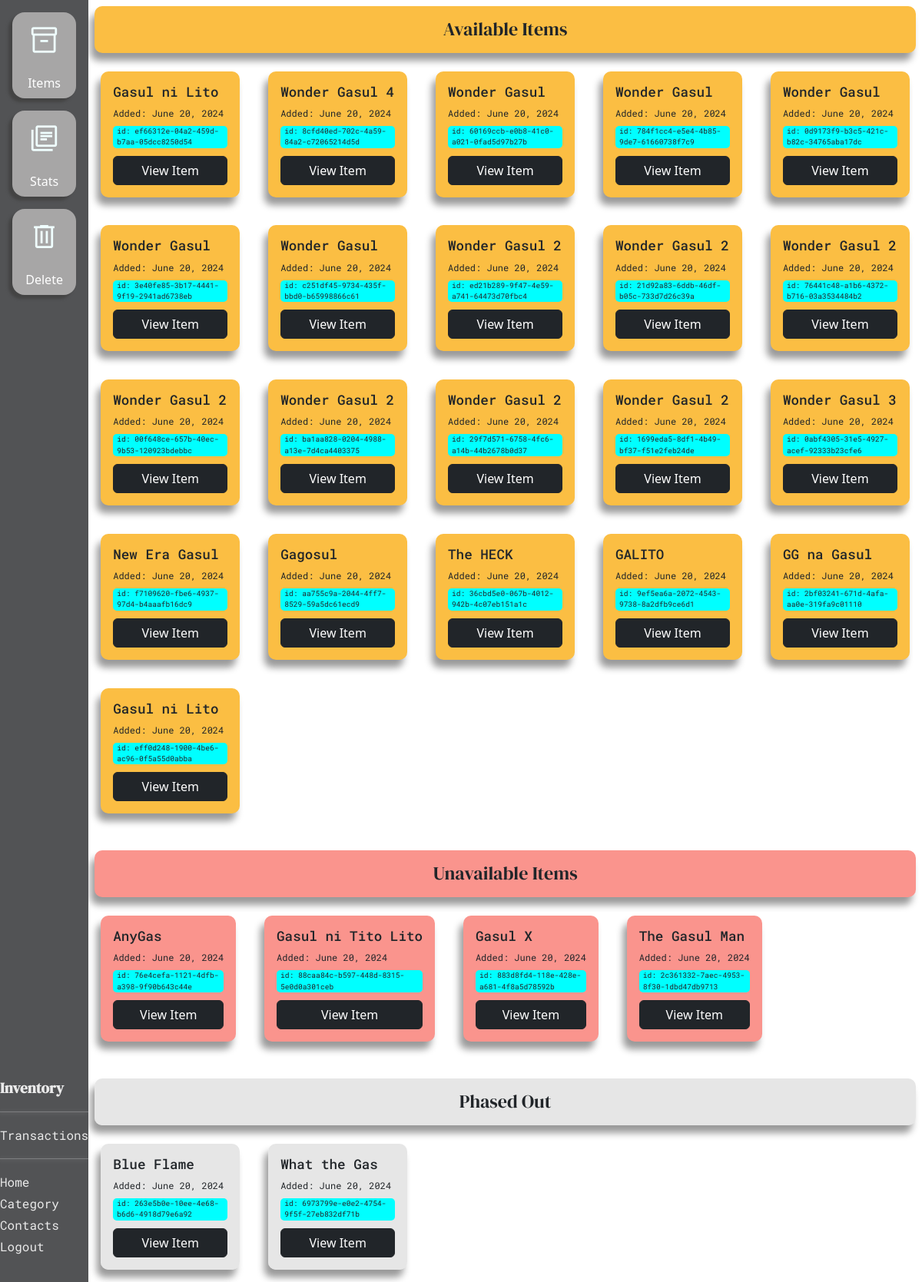
The app's page /inventory/dashboard, older data.
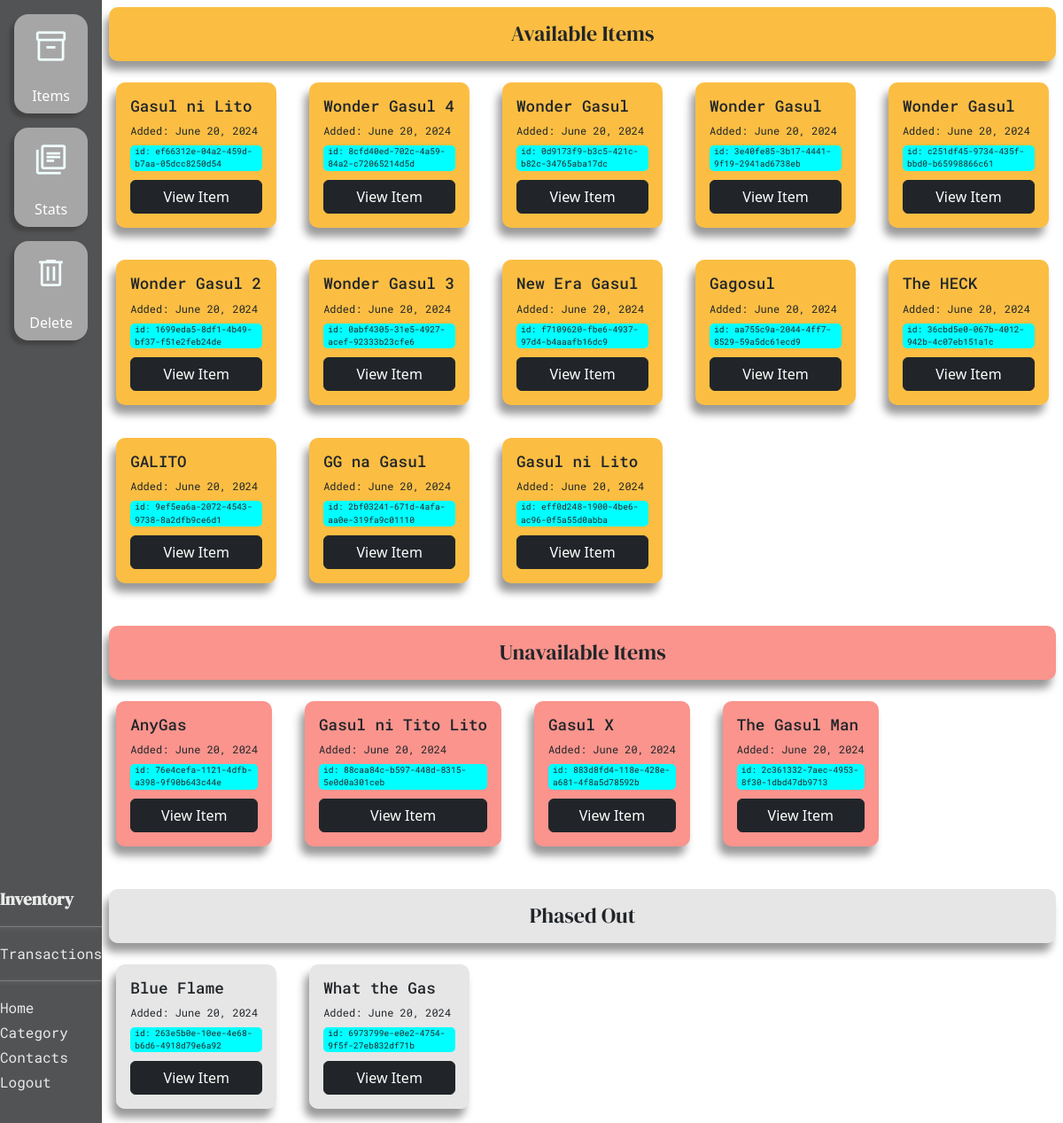
The same page, newer data.
### home/models.py (models this page shows, shortened)
class Stock(models.Model):
    id = models.UUIDField(primary_key=True, default=uuid.uuid4, editable=False)
    stock_name = models.CharField(max_length=255, default=random_string(["Gasul X","Wonder Gasul","Awesome Gasul","Gasul na Cool","Oh my Gas","Gas Gas Gas!"]))
    product = models.ForeignKey(Product, related_name="stocks", on_delete=models.SET_NULL, null=True)
    location = models.CharField(max_length=255)
    supplier = models.ForeignKey(Supplier, on_delete=models.SET_NULL, null=True)
    date_received = models.DateField(default=timezone.now, editable=True,help_text="YYYY-MM-DD")
    date_last_ordered = models.DateField(null=True, blank=True, help_text="YYYY-MM-DD")
    status = models.CharField(max_length=50, choices=[('available', 'Available'), ('not_available','Not Available'), ('phased_out', 'Phased Out')])
    expiry_date = models.DateField(null=True, blank=True, help_text="YYYY-MM-DD (Expiry defaults with product category expiry)")

### inventory/views.py (the view)
# urls.py: path('inventory/dashboard', ivw.inventory_dashboard, name='inventory-dashboard'),
def inventory_dashboard(request):
    var = {}
    var['inventory'] = Stock.objects.all()
    var['inventory_count'] = Stock.objects.count()
    itemCount_categorized = {}
    formID = request.GET.get('success', 'default')
    for cats in Category.objects.all():
        itemCount_categorized[cats.category] = 0
    for x in var['inventory']:
        str_x = str(x.product.category)
        itemCount_categorized[str_x] += 1
    var['item_count'] = dict(sorted(itemCount_categorized.items(), key=lambda item: item[1], reverse=True))
    return render(request, 'blocks/dashboard_components.html',var)

### home/models.py (called while the page is built)
    def __str__(self):
        return self.category

    def __str__(self):
        return self.product_name

    def __str__(self):
        return self.name

### inventory/templates/blocks/dashboard_components.html (shortened to what this page needs)
{% extends "inventory/inventory_dashboard_home.html"%}
{% block db_body %}
    <div class="dashboard_body">
        <div class="dashboard_sidebar">
            <ul>
                <li data-tab-target="tabs-stats">
                    <div id="sb-stats" class="icon_container">
                    <p><span class="material-symbols-outlined">inventory_2</span></p>
                    <label>Items</label>
                    </div>
                 </li>
                <li data-tab-target="tabs-item">
                    <div id="sb-items" class="icon_container">
                        <p><span class="material-symbols-outlined">
                            </span></p>
                        <label>Stats</label>
                    </div>
                </li>
                <li data-tab-target="tabs-item">
                    <a href="{% url 'remove-stock-items' %}" style="text-decoration: none; color: black;">
                        <div class="icon_container">
                            <p><span class="material-symbols-outlined">delete</span></p>
                            <label>Delete</label>
                        </div>
                    </a>
                </li>
            </ul>
            <div class="lower_tab_items">
                <p>Inventory</p>
                <hr style="color: white; box-shadow: -2px 1px 5px white;">
                <a href="{% url 'transactions-dashboard' %}">Transactions</a>
                <hr style="color: white; box-shadow: -2px 1px 5px white;">
                <a href="{% url 'mngr-home' %}">Home</a>
                <a href="{% url 'mngr-products' %}">Category</a>
                <a href="#">Contacts</a>
                <a href="#">Logout</a>
            </div>
        </div>
        <div class="dashboard_ui">
            <div id="tabs-stats" data-tab-content class="active">
                <div class="tabs_view_wrapper">
                    {% include "chunks/enumerate_inventory.html" %}
                </div>
            </div>
        </div>
    </div>
{% endblock %}

### inventory/templates/chunks/enumerate_inventory.html (shortened to what this page needs)
{% if inventory_count == 0 %}
    <div class="empty_body">
        <h1>There's nothing here!</h1>
        <lottie-player src="https://lottie.host/03724ec4-5a16-49a8-9ed0-49f806bf4f1f/dhPoiWl7UD.json" background="transparent" speed="1" style="width: 600px; height: 600px" direction="1" mode="normal" loop autoplay></lottie-player>
        <p>No inventory information was found. Try to add new items in the inventory.<br>
        Click the button below to add new inventory entries.</p>
        <a href="{% url 'mngr-forms' %}?formID=stocks">
            <div class="button_plus">
                <span class="material-symbols-outlined">
                    add_box
                </span>
                <p>Add Entry</p>
            </div>
        </a>
    </div>
{% elif inventory_count != 0 %}
    <div class="item_wrapper">
        <div class="header_wrapper stock_available">
            <h1>Available Items</h1>
        </div>
        <div class="grid_wrap">
        {% for item in inventory %}
            {% if item.status == 'available' %}
                <div class="inventory_container stock_available">
                    <h1>{{ item.stock_name }}</h1>
                    <p class="below">Added: {{ item.date_received }}</p>
                    <span class="below">id: {{ item.id }}</span>
                    <button type="button" class="btn btn-dark large-screen-button" data-bs-toggle="modal" data-bs-target="#{{ item.id }}">
                        View Item
                    </button>
                </div>
            {% endif %}
        {% endfor %}
        </div>
    </div>
    <br>
    <div class="item_wrapper">
        <div class="header_wrapper stock_not_available">
            <h1>Unavailable Items</h1>
        </div>
        <div class="grid_wrap">
        {% for item in inventory %}
            {% if item.status == 'not_available' %}
                <div class="inventory_container stock_not_available">
                    <h1>{{ item.stock_name }}</h1>
                    <p class="below">Added: {{ item.date_received }}</p>
                    <span class="below">id: {{ item.id }}</span>
                    <button type="button" class="btn btn-dark large-screen-button" data-bs-toggle="modal" data-bs-target="#{{ item.id }}">
                        View Item
                    </button>
                </div>
            {% endif %}
        {% endfor %}
        </div>
    </div>
    <br>
    <div class="item_wrapper">
        <div class="header_wrapper stock_phased_out">
            <h1>Phased Out</h1>
        </div>
        <div class="grid_wrap">
        {% for item in inventory %}
            {% if item.status == 'phased_out' %}
                <div class="inventory_container stock_phased_out">
                    <h1>{{ item.stock_name }}</h1>
                    <p class="below date">Added: {{ item.date_received }}</p>
                    <span class="below">id: {{ item.id }}</span>
                    <button type="button" class="btn btn-dark large-screen-button" data-bs-toggle="modal" data-bs-target="#{{ item.id }}">
                        View Item
                    </button>
                </div>
            {% endif %}
        {% endfor %}
        </div>
    </div>
{% endif %}

Row changes from the older to the newer data that the page shows:
removed Stock: stock_name "Wonder Gasul", date_received "June 20, 2024", id "60169ccb-e0b8-41c0-a021-0fad5d97b27b", shown under "Available Items"
removed Stock: stock_name "Wonder Gasul", date_received "June 20, 2024", id "784f1cc4-e5e4-4b85-9de7-61660738f7c9", shown under "Available Items"
removed Stock: stock_name "Wonder Gasul 2", date_received "June 20, 2024", id "ed21b289-9f47-4e59-a741-64473d70fbc4", shown under "Available Items"
removed Stock: stock_name "Wonder Gasul 2", date_received "June 20, 2024", id "21d92a83-6ddb-46df-b05c-733d7d26c39a", shown under "Available Items"
removed Stock: stock_name "Wonder Gasul 2", date_received "June 20, 2024", id "76441c48-a1b6-4372-b716-03a3534484b2", shown under "Available Items"
removed Stock: stock_name "Wonder Gasul 2", date_received "June 20, 2024", id "00f648ce-657b-40ec-9b53-120923bdebbc", shown under "Available Items"
removed Stock: stock_name "Wonder Gasul 2", date_received "June 20, 2024", id "ba1aa828-0204-4988-a13e-7d4ca4403375", shown under "Available Items"
removed Stock: stock_name "Wonder Gasul 2", date_received "June 20, 2024", id "29f7d571-6758-4fc6-a14b-44b2678b0d37", shown under "Available Items"
